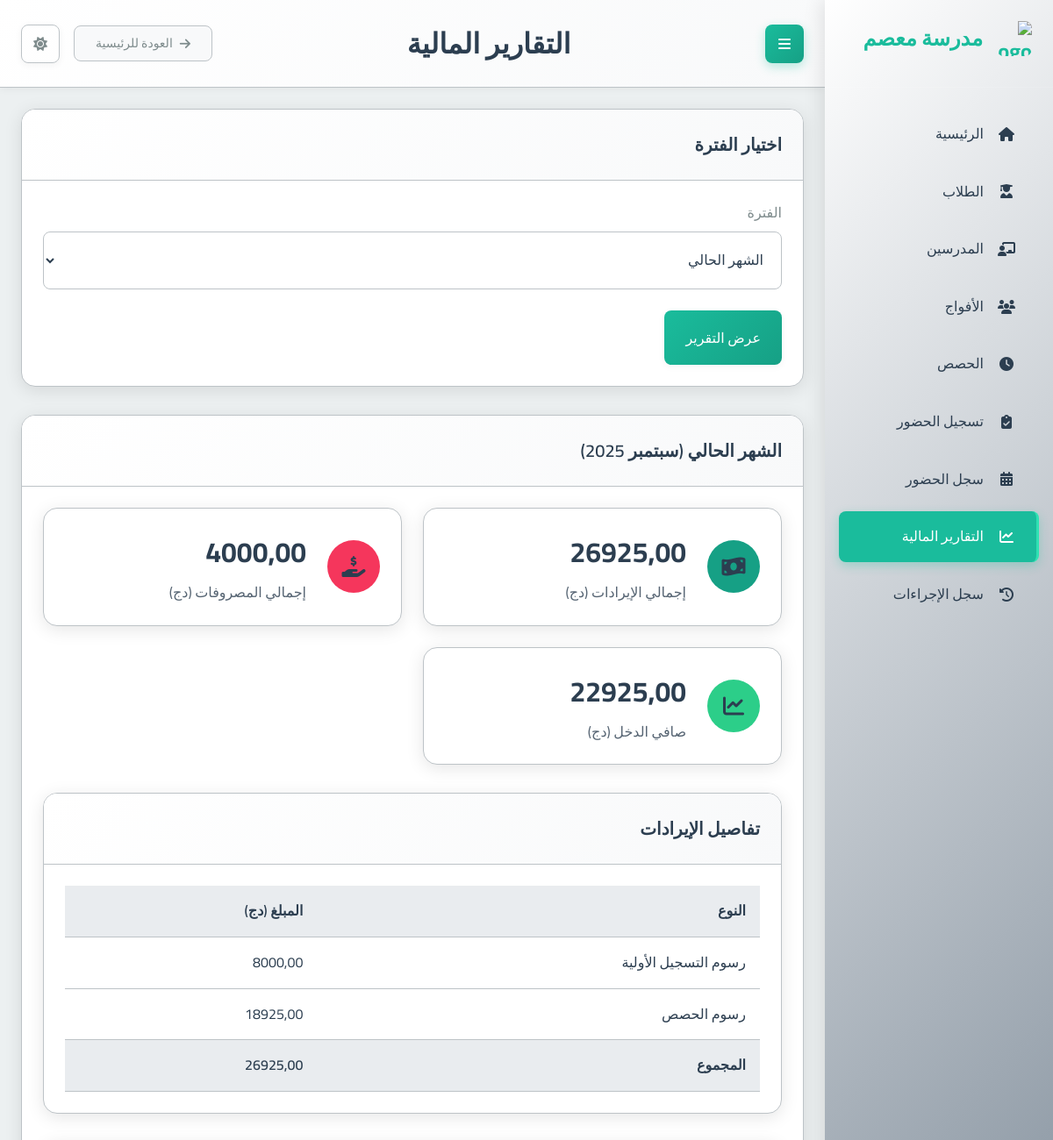
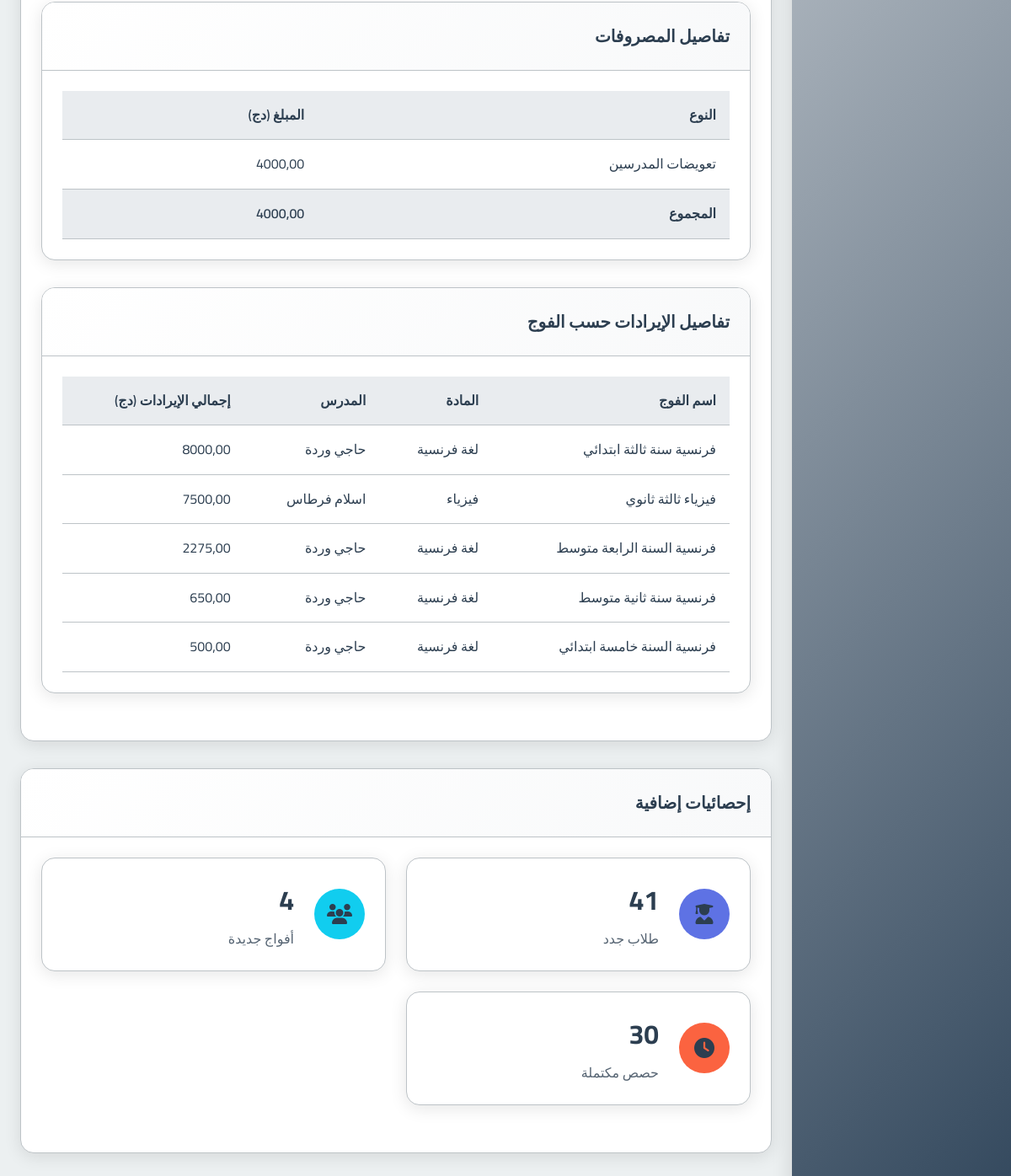
The app's page /payments/report/ with its own data (2 pictures, top to bottom).
### school_app/models.py (models this page shows, shortened)
class Group(models.Model):
    name = models.CharField(max_length=100, verbose_name="اسم الفوج")
    subject = models.ForeignKey(Subject, on_delete=models.PROTECT, verbose_name="المادة")
    teacher = models.ForeignKey(Teacher, on_delete=models.CASCADE, verbose_name="المدرس")
    academic_levels = models.ManyToManyField(AcademicLevel, verbose_name="المستويات الدراسية المتوافقة")
    price_per_4_sessions = models.DecimalField(max_digits=10, decimal_places=2, verbose_name="السعر لكل 4 حصص")
    session_day = models.IntegerField(choices=[
        (0, 'الاثنين'),
        (1, 'الثلاثاء'),
        (2, 'الأربعاء'),
        (3, 'الخميس'),
        (4, 'الجمعة'),
        (5, 'السبت'),
        (6, 'الأحد')
    ], verbose_name="يوم الحصة")
    session_start_time = models.TimeField(verbose_name="وقت بداية الحصة")
    session_duration = models.DecimalField(max_digits=4, decimal_places=2, default=1.5, verbose_name="مدة الحصة (ساعات)")
    students = models.ManyToManyField(Student, through='StudentGroup', blank=True, verbose_name="الطلاب المسجلون")
    created_at = models.DateTimeField(auto_now_add=True, verbose_name="تاريخ الإنشاء")
    is_continuous = models.BooleanField(default=False, verbose_name="فوج مستمر (تُنشأ الحصص أسبوعياً تلقائياً)")
    created_sessions_until = models.DateField(null=True, blank=True, verbose_name="تم إنشاء الحصص حتى تاريخ")
    class Meta:
        verbose_name = "فوج"
        verbose_name_plural = "الأفواج"

class Subject(models.Model):
    name = models.CharField(max_length=100, verbose_name="اسم المادة")
    class Meta:
        verbose_name = "مادة دراسية"
        verbose_name_plural = "المواد الدراسية"

class Teacher(models.Model):
    full_name = models.CharField(max_length=201, verbose_name="الاسم الكامل")
    phone_number = models.CharField(max_length=20, unique=True, verbose_name="رقم الهاتف")
    subject = models.ForeignKey(Subject, on_delete=models.PROTECT, verbose_name="المادة الأساسية")
    created_at = models.DateTimeField(auto_now_add=True, verbose_name="تاريخ الإنشاء")
    class Meta:
        verbose_name = "مدرس"
        verbose_name_plural = "المدرسون"

### school_app/views.py (the view)
# urls.py: path('payments/report/', views.payment_report, name='payment_report'),
def payment_report(request):
    today = timezone.now().date()
    start_date_str = request.GET.get('start_date')
    end_date_str = request.GET.get('end_date')
    period_type = request.GET.get('period', 'current_month') # Default to current_month
    start_date = None
    end_date = None
    errors = []
    report_period_display = ""
    if period_type == 'custom' and start_date_str and end_date_str:
        try:
            start_date = datetime.datetime.strptime(start_date_str, '%Y-%m-%d').date()
        except ValueError:
            errors.append("تنسيق تاريخ البدء غير صالح. استخدم YYYY-MM-DD.")
        try:
            end_date = datetime.datetime.strptime(end_date_str, '%Y-%m-%d').date()
        except ValueError:
            errors.append("تنسيق تاريخ الانتهاء غير صالح. استخدم YYYY-MM-DD.")
        if start_date and end_date and start_date > end_date:
            errors.append("تاريخ البدء لا يمكن أن يكون بعد تاريخ الانتهاء.")
    elif period_type == 'current_month':
        start_date = today.replace(day=1)
        end_date = today
    elif period_type == 'last_month':
        first_day_current_month = today.replace(day=1)
        end_date = first_day_current_month - datetime.timedelta(days=1)
        start_date = end_date.replace(day=1)
    elif period_type == 'current_year':
        start_date = today.replace(month=1, day=1)
        end_date = today
    if errors: # If parsing errors, default to current month and show errors
        start_date = today.replace(day=1)
        end_date = today
    months_ar = {
        1: 'يناير', 2: 'فبراير', 3: 'مارس', 4: 'أبريل', 5: 'مايو', 6: 'يونيو',
        7: 'يوليو', 8: 'أغسطس', 9: 'سبتمبر', 10: 'أكتوبر', 11: 'نوفمبر', 12: 'ديسمبر'
    }
    if period_type != 'custom' and not (start_date_str or end_date_str):
        month_name = months_ar[start_date.month]
        year = start_date.year
        if period_type == 'current_month':
            report_period_display = f"الشهر الحالي ({month_name} {year})"
        elif period_type == 'last_month':
            report_period_display = f"الشهر الماضي ({month_name} {year})"
        elif period_type == 'current_year':
            report_period_display = f"السنة الحالية ({year})"
    income_from_registration = Decimal('0.00')
    income_from_sessions = Decimal('0.00')
    total_expenses = Decimal('0.00') # Primarily teacher payments for now
    students_registered_in_period = Student.objects.filter(registration_fee_paid=True)
    if start_date and end_date:
        effective_end_date = datetime.datetime.combine(end_date, datetime.time.max)
        students_registered_in_period = students_registered_in_period.filter(created_at__date__gte=start_date, created_at__date__lte=end_date)
    income_from_registration = Decimal(students_registered_in_period.count()) * REGISTRATION_FEE_AMOUNT
    paid_attendances = Attendance.objects.filter(student_paid_for_session=True).select_related('session__group')
    if start_date and end_date:
        paid_attendances = paid_attendances.filter(session__date__gte=start_date, session__date__lte=end_date)
    for att in paid_attendances:
        if att.session.group and att.session.group.price_per_4_sessions > 0:
            price_per_session = att.session.group.price_per_4_sessions / Decimal('4.0')
            income_from_sessions += price_per_session
    compensated_sessions = Session.objects.filter(teacher_compensated=True)
    if start_date and end_date:
        compensated_sessions = compensated_sessions.filter(date__gte=start_date, date__lte=end_date)
    total_expenses_agg = compensated_sessions.aggregate(total=Sum('teacher_payment_amount'))
    total_expenses = total_expenses_agg['total'] or Decimal('0.00')
    total_income = income_from_registration + income_from_sessions
    net_income = total_income - total_expenses
    income_by_group_data = []
    all_groups = Group.objects.select_related('subject', 'teacher').all()
    for group in all_groups:
        group_income = Decimal('0.00')
        group_attendances = Attendance.objects.filter(
            session__group=group,
            student_paid_for_session=True
        )
        if start_date and end_date:
            group_attendances = group_attendances.filter(session__date__gte=start_date, session__date__lte=end_date)
        for att in group_attendances:
            if group.price_per_4_sessions > 0: # Ensure price is set
                price_per_session = group.price_per_4_sessions / Decimal('4.0')
                group_income += price_per_session
        if group_income > 0: # Only include groups with income in the report for this period
            income_by_group_data.append({
                'name': group.name,
                'subject_name': group.subject.name,
                'teacher_name': group.teacher.full_name,
                'income': group_income
            })
    income_by_group_data.sort(key=lambda x: x['income'], reverse=True)
    new_students_count = 0
    new_groups_count = 0
    completed_sessions_count = 0
    if start_date and end_date:
        effective_end_date_for_created_at = datetime.datetime.combine(end_date, datetime.time.max)
        new_students_count = Student.objects.filter(
            created_at__gte=start_date,
            created_at__lte=effective_end_date_for_created_at
        ).count()
        new_groups_count = Group.objects.filter(
            created_at__gte=start_date,
            created_at__lte=effective_end_date_for_created_at
        ).count()
        completed_sessions_count = Session.objects.filter(
            date__gte=start_date,
            date__lte=end_date
        ).count()
    context = {
        'page_title': 'تقرير المدفوعات',
        'start_date': start_date.strftime('%Y-%m-%d') if start_date else '',
        'end_date': end_date.strftime('%Y-%m-%d') if end_date else '',
        'report_period_display': report_period_display,
        'total_income': total_income,
        'income_from_registration': income_from_registration,
        'income_from_sessions': income_from_sessions,
        'total_expenses': total_expenses,
        'net_income': net_income,
        'income_by_group_data': income_by_group_data,
        'new_students_count': new_students_count,
        'new_groups_count': new_groups_count,
        'completed_sessions_count': completed_sessions_count,
        'errors': errors, # Pass any date parsing errors to the template
        'period_type_selected': period_type, # To re-select the period dropdown
        'start_date_selected': start_date_str, # To repopulate custom date fields
        'end_date_selected': end_date_str,     # To repopulate custom date fields
    }
    return render(request, 'school_app/payment_report.html', context)

### templates/school_app/payment_report.html (shortened to what this page needs)
{% extends 'base.html' %}
{% block page_title %}التقارير المالية{% endblock %}
{% block content %}
<div class="card mb-4">
  <div class="card-header">
    <h2 class="card-title">اختيار الفترة</h2>
  </div>
  <div class="card-body">
    <div class="form-group">
      <label for="period-select">الفترة</label>
      <select id="period-select" name="period" class="form-control">
        <option value="current_month" {% if period_type_selected == 'current_month' %}selected{% endif %}>الشهر الحالي</option>
      </select>
    </div>
    <button id="generate-report-btn" class="btn btn-primary">عرض التقرير</button>
  </div>
</div>
<div id="financial-report" class="card mb-4">
  <div class="card-header">
    <h2 class="card-title">{{ report_period_display|default:"التقرير المالي" }}</h2>
  </div>
  <div class="card-body">
    <div class="dashboard-cards mb-4">
      <div class="stat-card">
        <div class="stat-icon">
          <i class="fas fa-money-bill-wave"></i>
        </div>
        <div class="stat-content">
          <div class="stat-value">{{ total_income|floatformat:2 }}</div>
          <div class="stat-label">إجمالي الإيرادات (دج)</div>
        </div>
      </div>
      <div class="stat-card">
        <div class="stat-icon" style="background-color: #f5365c;">
          <i class="fas fa-hand-holding-usd"></i>
        </div>
        <div class="stat-content">
          <div class="stat-value">{{ total_expenses|floatformat:2 }}</div>
          <div class="stat-label">إجمالي المصروفات (دج)</div>
        </div>
      </div>
      <div class="stat-card">
        <div class="stat-icon" style="background-color: #2cce89;">
          <i class="fas fa-chart-line"></i>
        </div>
        <div class="stat-content">
          <div class="stat-value">{{ net_income|floatformat:2 }}</div>
          <div class="stat-label">صافي الدخل (دج)</div>
        </div>
      </div>
    </div>
    <div class="row">
      <div class="col-md-6">
        <div class="card mb-4">
          <div class="card-header">
            <h3 class="card-title">تفاصيل الإيرادات</h3>
          </div>
          <div class="card-body">
            <div class="table-container">
              <table>
                <thead>
                  <tr>
                    <th>النوع</th>
                    <th>المبلغ (دج)</th>
                  </tr>
                </thead>
                <tbody>
                  <tr>
                    <td>رسوم التسجيل الأولية</td>
                    <td>{{ income_from_registration|floatformat:2 }}</td>
                  </tr>
                  <tr>
                    <td>رسوم الحصص</td>
                    <td>{{ income_from_sessions|floatformat:2 }}</td>
                  </tr>
                </tbody>
                <tfoot>
                  <tr>
                    <th>المجموع</th>
                    <th>{{ total_income|floatformat:2 }}</th>
                  </tr>
                </tfoot>
              </table>
            </div>
          </div>
        </div>
      </div>
      <div class="col-md-6">
        <div class="card mb-4">
          <div class="card-header">
            <h3 class="card-title">تفاصيل المصروفات</h3>
          </div>
          <div class="card-body">
            <div class="table-container">
              <table>
                <thead>
                  <tr>
                    <th>النوع</th>
                    <th>المبلغ (دج)</th>
                  </tr>
                </thead>
                <tbody>
                  <tr>
                    <td>تعويضات المدرسين</td>
                    <td>{{ total_expenses|floatformat:2 }}</td>
                  </tr>
                </tbody>
                <tfoot>
                  <tr>
                    <th>المجموع</th>
                    <th>{{ total_expenses|floatformat:2 }}</th>
                  </tr>
                </tfoot>
              </table>
            </div>
          </div>
        </div>
      </div>
    </div>
    <div class="card mt-4 mb-4">
      <div class="card-header">
        <h3 class="card-title">تفاصيل الإيرادات حسب الفوج</h3>
      </div>
      <div class="card-body">
        <div class="table-container">
          <table class="table table-striped">
            <thead>
              <tr>
                <th>اسم الفوج</th>
                <th>المادة</th>
                <th>المدرس</th>
                <th>إجمالي الإيرادات (دج)</th>
              </tr>
            </thead>
            <tbody>
              {% for group_data in income_by_group_data %}
                <tr>
                  <td>{{ group_data.name }}</td>
                  <td>{{ group_data.subject_name }}</td>
                  <td>{{ group_data.teacher_name }}</td>
                  <td>{{ group_data.income|floatformat:2 }}</td>
                </tr>
              {% empty %}
                <tr>
                  <td colspan="4" class="text-center">لا توجد بيانات إيرادات للأفواج لهذه الفترة.</td>
                </tr>
              {% endfor %}
            </tbody>
          </table>
        </div>
      </div>
    </div>
  </div>
</div>
<div class="card">
  <div class="card-header">
    <h2 class="card-title">إحصائيات إضافية</h2>
  </div>
  <div class="card-body">
    <div class="dashboard-cards">
      <div class="stat-card">
        <div class="stat-icon" style="background-color: #5e72e4;">
          <i class="fas fa-user-graduate"></i>
        </div>
        <div class="stat-content">
          <div class="stat-value">{{ new_students_count }}</div>
          <div class="stat-label">طلاب جدد</div>
        </div>
      </div>
      <div class="stat-card">
        <div class="stat-icon" style="background-color: #11cdef;">
          <i class="fas fa-users"></i>
        </div>
        <div class="stat-content">
          <div class="stat-value">{{ new_groups_count }}</div>
          <div class="stat-label">أفواج جديدة</div>
        </div>
      </div>
      <div class="stat-card">
        <div class="stat-icon" style="background-color: #fb6340;">
          <i class="fas fa-clock"></i>
        </div>
        <div class="stat-content">
          <div class="stat-value">{{ completed_sessions_count }}</div>
          <div class="stat-label">حصص مكتملة</div>
        </div>
      </div>
    </div>
  </div>
</div>
{% endblock %}

### records on screen
Group: name "فرنسية سنة ثالثة ابتدائي"
Subject: subject_name "لغة فرنسية" "لغة فرنسية" "لغة فرنسية" "لغة فرنسية"
Teacher: teacher_name "حاجي وردة" "حاجي وردة" "حاجي وردة" "حاجي وردة"
Group: name "فيزياء ثالثة ثانوي"
Subject: subject_name "فيزياء"
Teacher: teacher_name "اسلام فرطاس"
Group: name "فرنسية السنة الرابعة متوسط"
Group: name "فرنسية سنة ثانية متوسط"
Group: name "فرنسية السنة خامسة ابتدائي"

### other values on screen
{{ report_period_display|default:"التقرير المالي" }} "الشهر الحالي (سبتمبر 2025)"
{{ total_income|floatformat:2 }} "26925,00"
{{ total_expenses|floatformat:2 }} "4000,00"
{{ net_income|floatformat:2 }} "22925,00"
{{ income_from_registration|floatformat:2 }} "8000,00"
{{ income_from_sessions|floatformat:2 }} "18925,00"
{{ group_data.income|floatformat:2 }} "8000,00" "7500,00" "2275,00" "650,00" "500,00"
{{ new_students_count }} "41"
{{ new_groups_count }} "4"
{{ completed_sessions_count }} "30"
